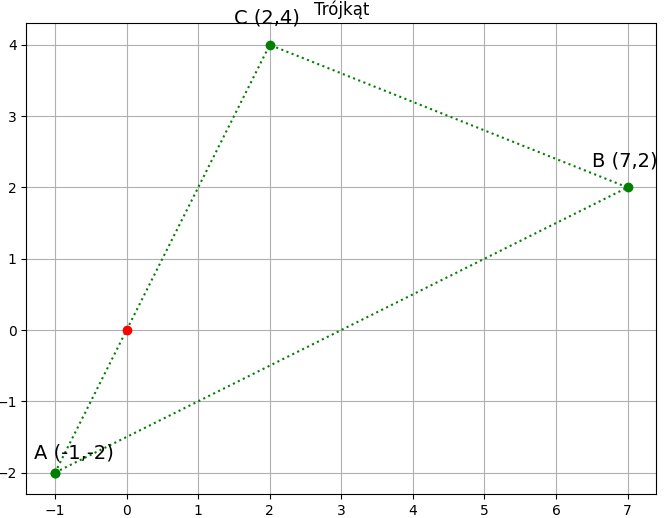

This figure's Python source:
import matplotlib.pyplot as plt

# A=(-1;-2), B=(7;2), C=(2;4)
x = [-1, 7, 2, -1]
y = [-2, 2, 4, -2]

plt.title("Trójkąt")
plt.text(-1.3, -1.8, "A (-1,-2)", size="14")
plt.text(6.5, 2.3, "B (7,2)", size="14")
plt.text(1.5, 4.3, "C (2,4)", size="14")
plt.grid()
plt.plot(x, y, "go:")
plt.plot(0, 0, "ro")
plt.show()
